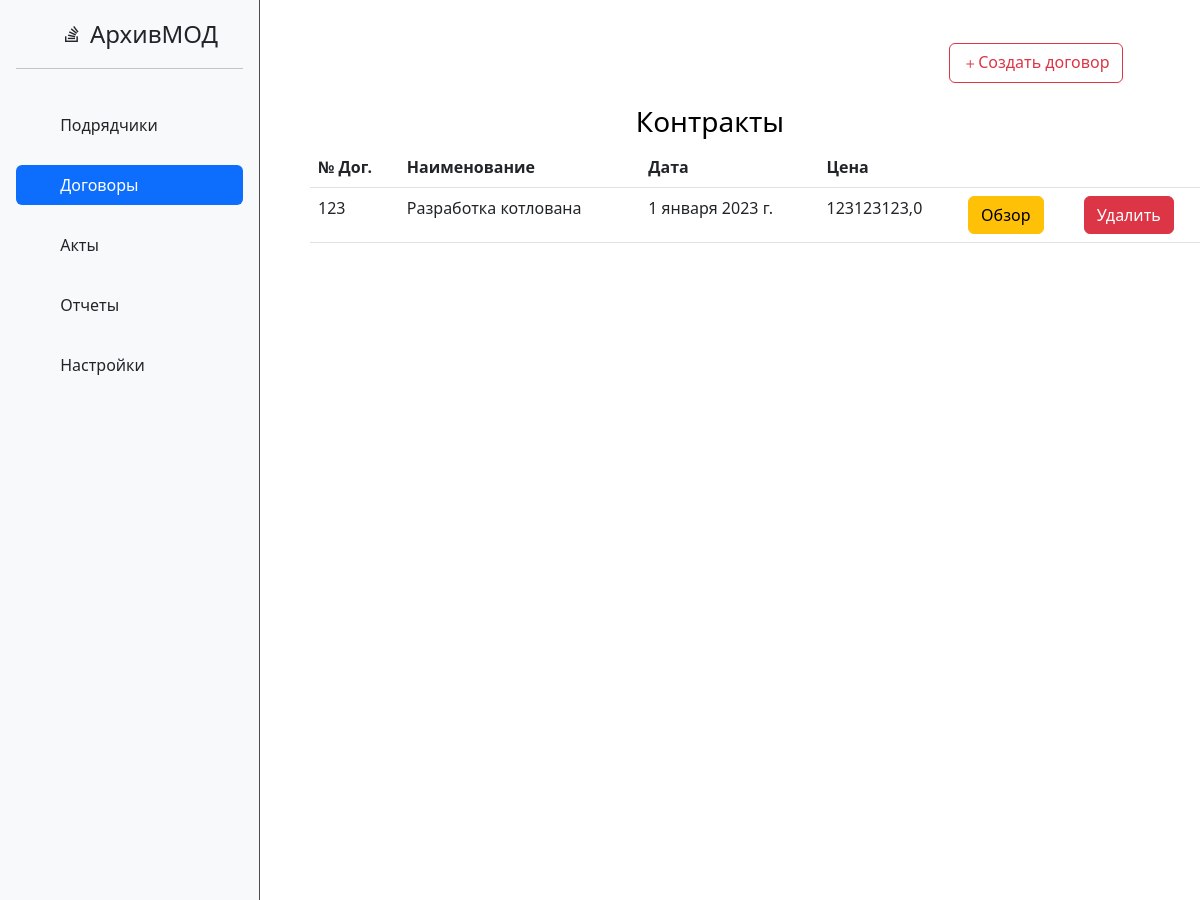
The app's page /archive/contracts_home/ (upper part), older data.
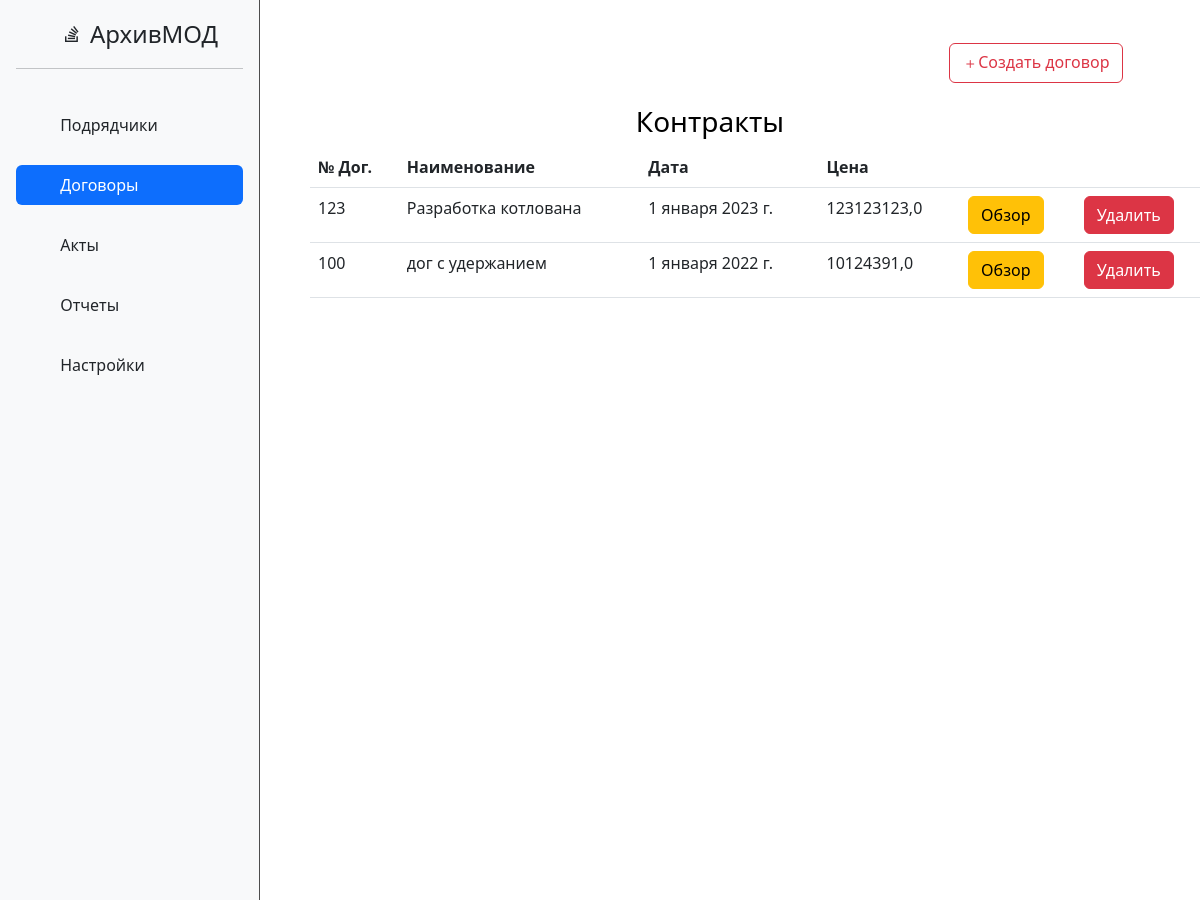
The same page, newer data.
### archive/models.py (models this page shows, shortened)
class Contracts(models.Model):
    title = models.CharField('Название', max_length=120)
    number = models.CharField('Номер', max_length=25, unique=True)
    price = models.FloatField('Цена договора', max_length=25)
    date = models.DateField('Дата договора')
    retention_rate = models.FloatField('Процент гарантийного удержания', max_length=4)
    company = models.ForeignKey('companies', on_delete=models.CASCADE, null=True)
    class Meta:
        verbose_name = 'Договор'
        verbose_name_plural = 'Договоры'

### archive/views.py (the view)
# urls.py: path("contracts_home/", views.ContractHome.as_view(), name="contract-home"),
class ContractHome(ListView):
    model = Contracts
    template_name = 'archive/contract_home.html'
    context_object_name = 'contracts'
    def get_context_data(self, *, object_list=None, **kwargs):
        context = super().get_context_data(**kwargs)
        context['title'] = "Контракты"
        context['navbar'] = 'contract'
        return context

### archive/templates/archive/contract_home.html (shortened to what this page needs)
{% extends "main/index.html" %}
{% block content %}
    <div class="features">
        <div  class="head">
            <a href="{% url 'create' %}"><button type="button" class="btn btn-outline-danger"><i class="bi bi-plus"></i>Создать договор</button></a>
        </div>
        <h3>{{ title }}</h3>
        <div class="table">
            <table class="table">
              <thead>
                <tr>
                  <th scope="col">№ Дог.</th>
                  <th scope="col">Наименование</th>
                  <th scope="col">Дата</th>
                  <th scope="col">Цена</th>
                </tr>
              </thead>
              <tbody>
                {% for el in contracts %}
                    <tr>
                        <td>{{ el.number }}</td>
                        <td>{{ el.title }}</td>
                        <td>{{ el.date }}</td>
                        <td>{{ el.price }}</td>
                        <td><a href="{% url 'contract-detail' el.id %}" class="btn btn-warning">Обзор</a></td>
                        <td><a href="{% url 'contract-delete' el.id %}" class="btn btn-danger">Удалить</a></td>
                    </tr>
                {% endfor %}
              </tbody>
            </table>
        </div>
    </div>
{% endblock %}

Row changes from the older to the newer data that the page shows:
added Contracts: number "100", title "дог с удержанием", date "1 января 2022 г.", price "10124391,0"
